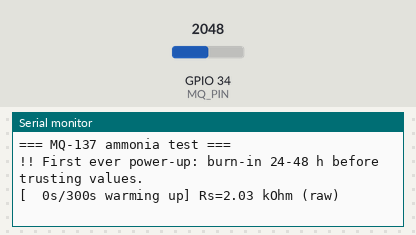
Simulated run of this sketch. Board: ESP32. Parts: the last lines printed to the serial monitor. Inputs (shaded band) come from the test bench; at power-on: GPIO 34 (MQ_PIN) = 2048.

Above: at 1.5 s.
1.6 s: GPIO 34 (MQ_PIN) set to 2866
At 2.9 s:
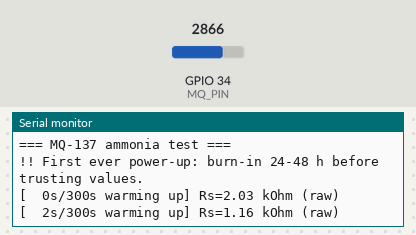
3.1 s: GPIO 34 (MQ_PIN) set to 3603
At 5.1 s:
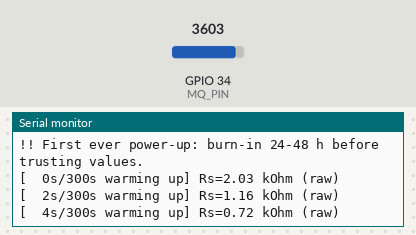
Timing chart, 0 to 6.6 s (numbered marks = the images above; inputs shaded):
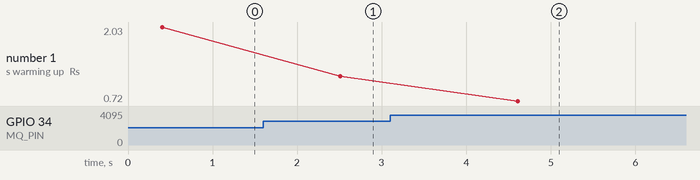

The sketch:

03_mq137_ammonia.ino
```cpp
/*
 * ThermoHuddle bench test 03 — MQ-137 ammonia sensor
 * --------------------------------------------------
 * Proves: ADC sampling works, warm-up behaviour is visible, and a
 *         rough NH3 ppm can be computed from Rs/R0.
 *
 * Wiring:  MQ-137 VCC -> 5V (Vin pin), GND -> GND, A0/Aout -> GPIO 34
 *          (GPIO 34 is input-only, ADC1 - safe with WiFi on)
 *
 * IMPORTANT calibration notes (honest sensor):
 *  - First ever power-up: burn the sensor 24-48 h (it conditions the
 *    heater). Later sessions need ~5-10 min warm-up.
 *  - R0 must be calibrated in CLEAN AIR: let readings stabilise after
 *    warm-up, note the printed "Rs", set MQ_R0 below to that value
 *    (or in clean air R0 = Rs, since ppm ~ 0).
 *  - MQ-137 is a semiconductor gas sensor: it cross-reacts with VOCs,
 *    alcohol, CO2 shifts, humidity. Values are INDICATIVE (the 25 ppm
 *    vent / 50 ppm critical bands), not lab-grade. The Pi-side schema
 *    treats nh3_ppm exactly that way.
 *
 * Datasheet curve (MQ-137, NH3 band): ppm = (Rs/R0) scaling via
 * log-log fit; constants below follow the common 10-1000 ppm approximation.
 */

#include <math.h>

const uint8_t MQ_PIN = 34;         // ADC1_CH6, input-only
const float   ADC_MAX = 4095.0f;   // 12-bit ADC
const float   VCC = 3.3f;
const float   MQ_RL = 1.0f;        // module load resistor in kOhm (check yours!)
const float   MQ_R0 = 10.0f;       // kOhm in clean air - CALIBRATE (see header)
const float   MQ_VC = 5.0f;        // sensor heater/sense voltage (5 V module)

// curve constants for NH3 band (log-log): log(ppm) = m*log(rs/r0) + b
const float CURVE_M = -0.405f;     // slope from typical MQ-137 NH3 curve
const float CURVE_B = 0.325f;      // intercept (tune after calibration)

const uint32_t WARMUP_S = 300;     // 5 min warm-up each session (print countdown)

uint32_t t0;

float readRs() {
  // average 20 samples to kill ADC noise (ESP32 ADC is noisy)
  uint32_t acc = 0;
  for (int i = 0; i < 20; i++) {
    acc += analogRead(MQ_PIN);
    delay(5);
  }
  float v = (acc / 20.0f) * VCC / ADC_MAX;
  if (v < 0.01f) return -1;                       // open circuit
  float rs = (MQ_VC - v) * MQ_RL / v;             // sensor resistance in kOhm
  return rs;
}

void setup() {
  Serial.begin(115200);
  delay(300);
  analogSetPinAttenuation(MQ_PIN, ADC_11db);      // full 0-3.3 V range
  Serial.println("\n=== MQ-137 ammonia test ===");
  Serial.println("!! First ever power-up: burn-in 24-48 h before trusting values.");
  t0 = millis();
}

void loop() {
  uint32_t elapsed = (millis() - t0) / 1000;
  float rs = readRs();
  float ratio = rs / MQ_R0;
  float ppm = pow(10.0f, CURVE_M * log10f(ratio) + CURVE_B);

  if (elapsed < WARMUP_S) {
    Serial.printf("[%3lus/%us warming up] Rs=%.2f kOhm (raw)\n",
                  elapsed, WARMUP_S, rs);
  } else if (rs < 0) {
    Serial.println("Aout OPEN - check A0 wire / module power");
  } else {
    Serial.printf("Rs=%.2f kOhm | Rs/R0=%.2f | NH3 ~ %.1f ppm", rs, ratio, ppm);
    if (ppm >= 50)      Serial.println("  >> CRITICAL (>=50 ppm)");
    else if (ppm >= 25) Serial.println("  >> VENT (>=25 ppm)");
    else                Serial.println("  OK");
    Serial.println("  (re-calibrate MQ_R0 in clean air if this looks off)");
  }
  delay(2000);
}
```

Measured:
- after the input at 1.6 s, the serial monitor: prints a new line after 0.91 s (image 1)
- after the input at 3.1 s, the serial monitor: prints a new line after 1.5 s (image 2)
- plotted number 1: 2.03 → 1.16 after the input at 1.6 s, 1.16 → 0.72 after the input at 3.1 s
